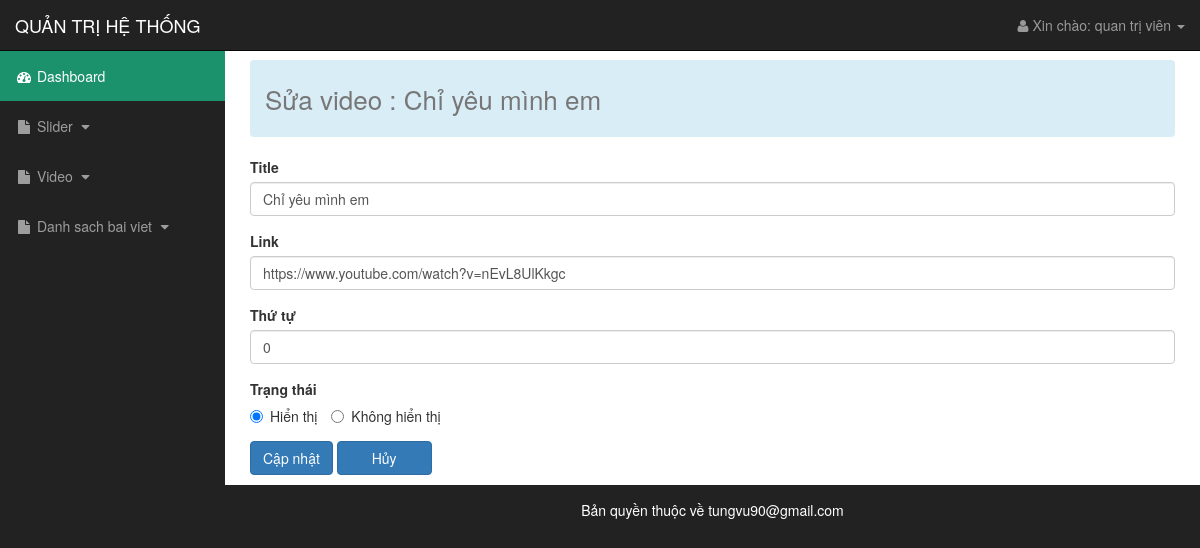
Screenshot of /admin/add_video.php?id=33 with the database file from the repository.
### tables this page shows
CREATE TABLE `tblvideo` (
  `id` int(10) NOT NULL,
  `title` varchar(100) NOT NULL,
  `link` varchar(200) NOT NULL,
  `ordernum` int(10) NOT NULL,
  `status` int(1) NOT NULL
);

### admin/add_video.php (the view, shortened to what this page needs)
<?php include('includes/header.php') ?>
<div class="row">
	<div class="col-lg-12 col-md-12 col-xs-12 col-sm-12">
		<?php
			if(isset($_GET['id']) && filter_var($_GET['id'],FILTER_VALIDATE_INT,array('min_ranger'=>1))){
				$id = $_GET['id'];
				$query = "SELECT * FROM tblvideo WHERE id={$id}";
				$result = mysqli_query($dbc,$query);
				$row_edit = mysqli_fetch_assoc($result);
				if(!empty($row_edit)){
					$title = $row_edit['title'];
					$link = $row_edit['link'];
					$ordernum = $row_edit['ordernum'];
				}
			}
		 ?>
		<form name="frmadd_video" method="POST">
			<nav aria-label="breadcrumb">
			  <ol class="breadcrumb">
			    <li class="breadcrumb-item active" aria-current="page"><?= (isset($_GET['id']))?'Sửa video : '.$title:'Thêm mới video' ?></li>
			  </ol>
			</nav>
			<div class="form-group">
				<label>Title</label>
				<input type="text" name="title" class="form-control <?php if(isset($errors['title'])) echo 'not-invalid'; ?>" placeholder="Title" value="<?= (isset($title))? $title:''; ?>">
			</div>
			<div class="form-group">
				<label>Link</label>
				<input type="text" name="link" class="form-control <?php if(isset($errors['link'])) echo 'not-invalid'; ?>" placeholder="Link" value="<?= (isset($link))? $link:''; ?>">
			</div>
			<div class="form-group">
				<label>Thứ tự</label>
				<input type="number" name="ordernum" class="form-control <?php if(isset($errors['number'])) echo 'not-invalid'; ?>" placeholder="Number" value="<?= (isset($ordernum))? $ordernum:''; ?>">
			</div>
			<div class="form-group">
				<label style="display: block;">Trạng thái</label>
				<label class="radio-inline"><input type="radio" name="status" value="1" <?= (isset($_POST['status']) && $_POST['status']==1)?'checked="checked"':'' ?> checked="checked">Hiển thị</label>
				<label class="radio-inline"><input type="radio" name="status" value="0" <?= (isset($_POST['status']) && $_POST['status']==0)?'checked="checked"':'' ?>>Không hiển thị</label>
			</div>
			<input type="submit" name="submit" class="btn btn-primary" value="<?= (!isset($_GET['id'])) ? 'Thêm mới':'Cập nhật'; ?>">
			<a href="list_video.php"><button type="button" name="button" class="btn btn-primary" style="padding: 6px 34px;">   Hủy   </button></a>
		</form>
	</div>
</div>
<?php include('includes/footer.php') ?>

### css/sb-admin.css (style rules this page uses)
body { margin-top: 100px; background-color: #222; }
@media (min-width:768px) { body { margin-top: 50px; } }

### admin/styles/styles.css (style rules this page uses)
.breadcrumb { background-color: #d9edf7; padding: 20px 15px; }
.breadcrumb>li { color: #0012ff; font-size: 26px;" }

### rows the page displays
tblvideo: title "Chỉ yêu mình em", link "https://www.youtube.com/watch?v=nEvL8UlKkgc", ordernum "0"
